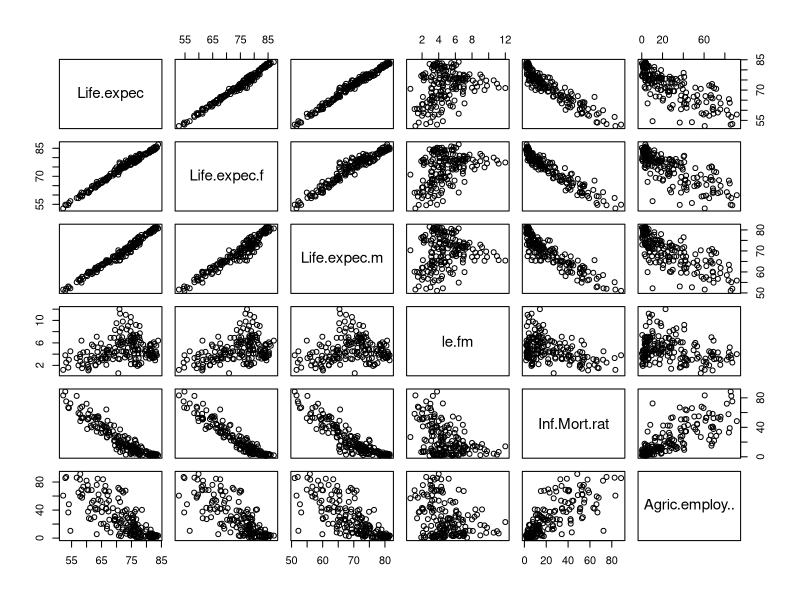
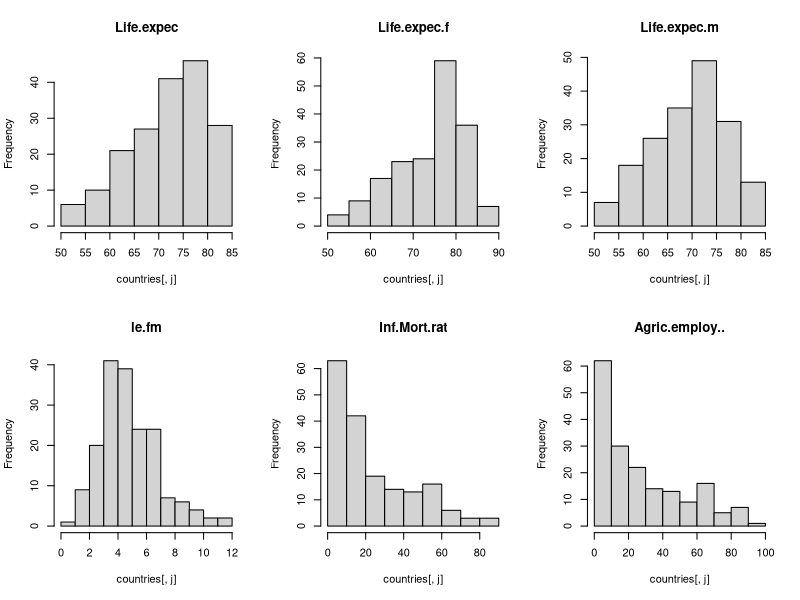
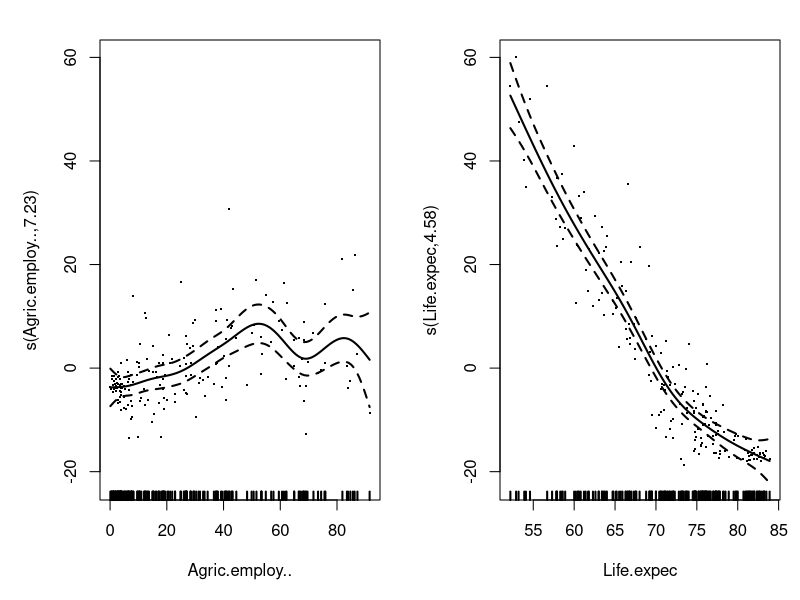
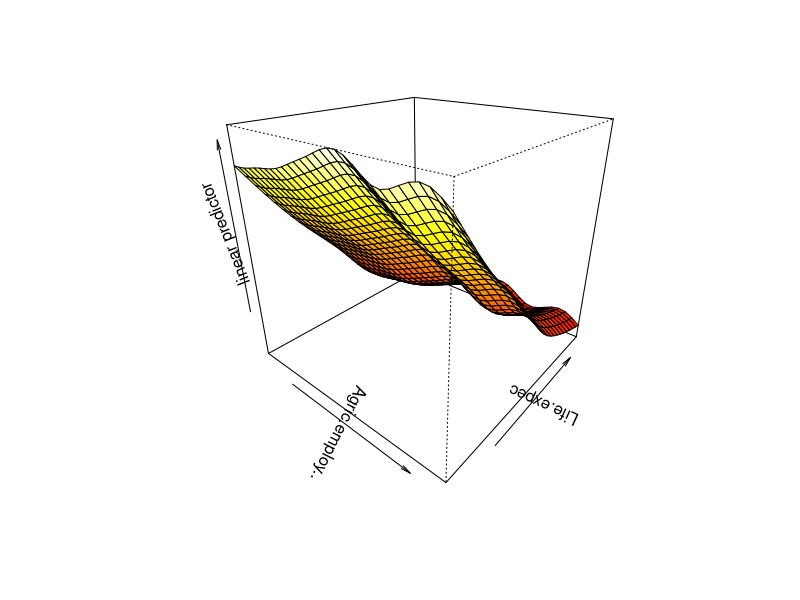
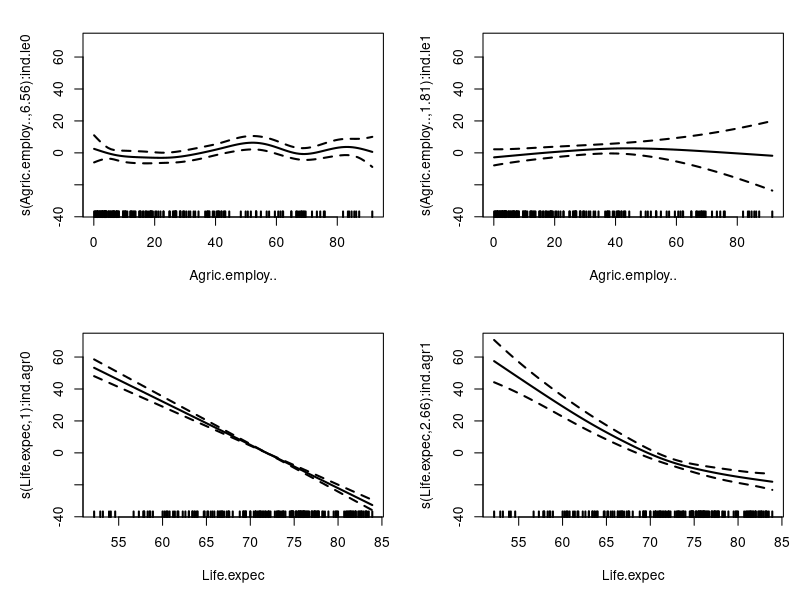
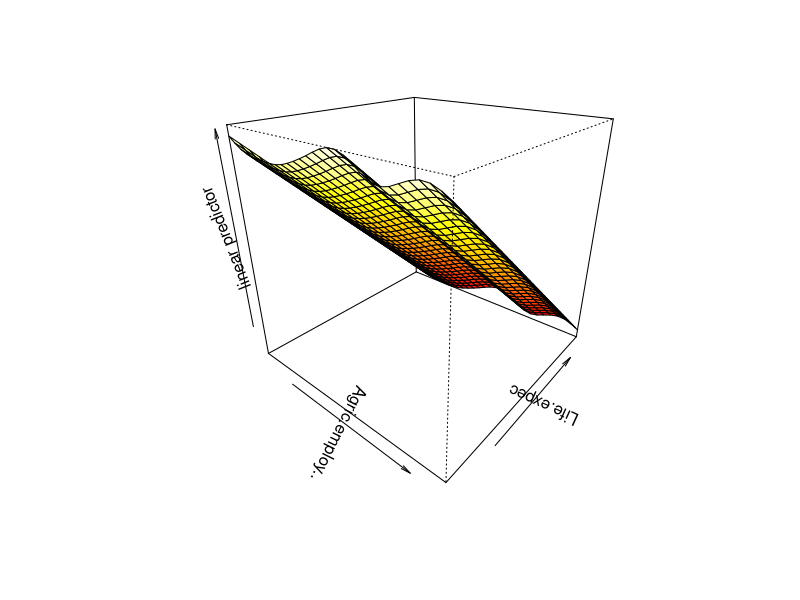
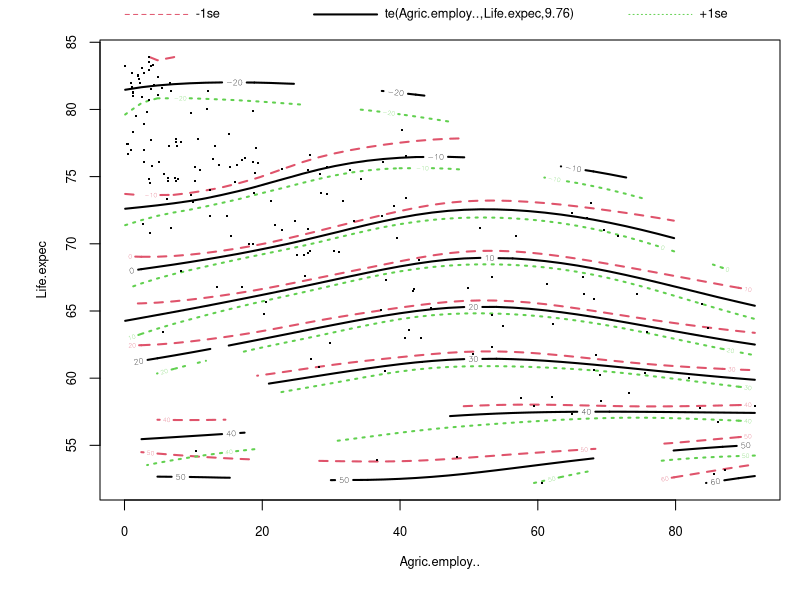
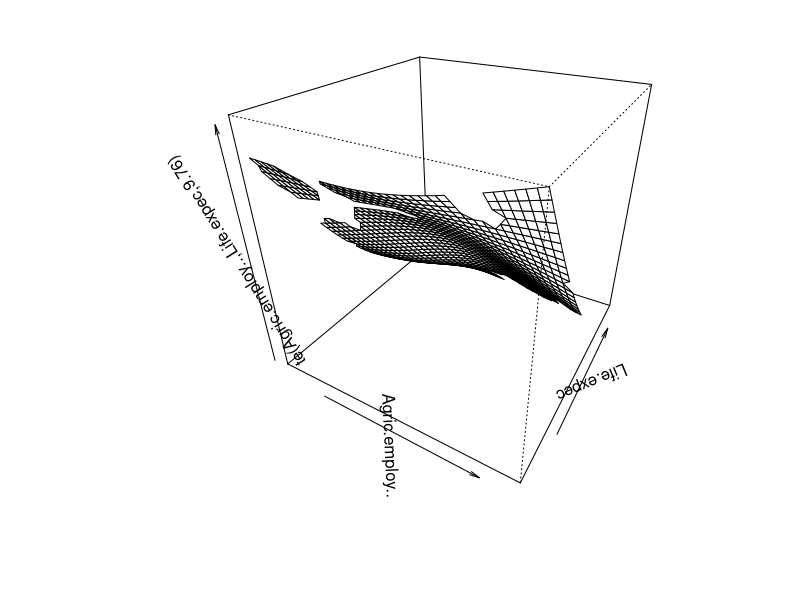

Source code (R) for these figures, in order:
## ---- chunk 1
knitr::opts_chunk$set(echo = TRUE)
## ---- chunk 2
countries<-read.csv2(file="HDI.2017.subset.csv",row.names = 1)
head(countries)
summary(countries)
plot(countries[,-1])
old.par<-par(mfrow=c(2,3))
for (j in 2:7) hist(countries[,j],main=names(countries)[j])
par(old.par)
## ---- chunk 3
apply(countries[,-1],2,sd)
## ---- chunk 4
apply(countries[,-1],2,function(x){diff(range(x))})
## ---- chunk 5
# cutting countries by the median
countries$ind.agr <- as.factor(as.numeric(
  countries$Agric.employ..< median(countries$Agric.employ..)
  ))
## ---- chunk 6
countries$ind.le <- as.factor(as.numeric(
  countries$Life.expec> median(countries$Life.expec)
  ))
## ---- chunk 7
attach(countries)
## ---- chunk 8
library(mgcv)
## ---- chunk 9
# Linear Model
am1.0 <- gam(Inf.Mort.rat ~ Agric.employ.. + Life.expec, data=countries)
summary(am1.0)
## ---- chunk 10
# Additive model 1
am1.1 <- gam(Inf.Mort.rat ~ s(Agric.employ..) + s(Life.expec), data=countries)
summary(am1.1)
plot(am1.1,pages=1,residuals=TRUE, shade=TRUE, cex=2, lwd=2)
vis.gam(am1.1,view=c("Agric.employ..","Life.expec"),
        theta = 40, phi = 25, r = sqrt(3), d = 1)
## ---- chunk 11
# Additive model 2
# by using by=inde.le we have 4 explanatory vars
am1.2 <- gam(Inf.Mort.rat ~ s(Agric.employ..,by=ind.le) + s(Life.expec,by=ind.agr), data=countries)
summary(am1.2)
plot(am1.2,pages=1,residuals=TRUE, shade=TRUE, cex=2, lwd=2)
vis.gam(am1.2,view=c("Agric.employ..","Life.expec"),
        theta = 40, phi = 25, r = sqrt(3), d = 1,)
## ---- chunk 12
# Additive model 3
am1.3 <- gam(Inf.Mort.rat ~ te(Agric.employ..,Life.expec), 
             data=countries)
summary(am1.3)
plot(am1.3,pages=1,residuals=TRUE, shade=TRUE, cex=2, lwd=2)
plot(am1.3,pages=1,scheme=TRUE)
vis.gam(am1.3,view=c("Agric.employ..","Life.expec"),
        theta = 40, phi = 25, r = sqrt(3), d = 1,)
## ---- chunk 13
# Additive model 4
am1.4 <- gam(Inf.Mort.rat ~ s(Agric.employ..) + Life.expec, data=countries)
summary(am1.4)
plot(am1.4,pages=1,residuals=TRUE, shade=TRUE, cex=2, lwd=2)
vis.gam(am1.4,view=c("Agric.employ..","Life.expec"), # view = indicate pairs of variables at which surface should be estimated, otherwise gam uses first 2 vars
        theta = 40, phi = 25, r = sqrt(3), d = 1,)
## ---- chunk 14
# Additive model 5
am1.5 <- gam(Inf.Mort.rat ~ s(Agric.employ..) + s(Life.expec) +
               ti(Agric.employ..,Life.expec), 
             data=countries)
summary(am1.5)
plot(am1.5,pages=1,residuals=TRUE, shade=TRUE, cex=2, lwd=2)
vis.gam(am1.5,view=c("Agric.employ..","Life.expec"),
        theta = 40, phi = 25, r = sqrt(3), d = 1,)
## ---- chunk 15
# Additive model 6
am1.6 <- gam(Inf.Mort.rat ~ Agric.employ.. + Life.expec + 
               ti(Agric.employ..,Life.expec), 
             data=countries)
summary(am1.6)
plot(am1.6,pages=1,residuals=TRUE, cex=2, lwd=2)
plot(am1.6,pages=1,residuals=TRUE,scheme=TRUE)
vis.gam(am1.6,view=c("Agric.employ..","Life.expec"),
        theta = 40, phi = 25, r = sqrt(3), d = 1,)
## ---- chunk 16
anova(am1.0,am1.1,test="F")
## ---- chunk 17
anova(am1.0,am1.2,test="F")
## ---- chunk 18
anova(am1.0,am1.3,test="F")
## ---- chunk 19
anova(am1.1,am1.2,test="F")
## ---- chunk 20
anova(am1.3,am1.1,test="F")
## ---- chunk 21
anova(am1.2,am1.3,test="F")
## ---- chunk 22
anova(am1.1,am1.5,test="F")
## ---- chunk 23
anova(am1.3,am1.5,test="F")
## ---- chunk 24
anova(am1.4,am1.1,test="F")
## ---- chunk 25
anova(am1.0,am1.4,test="F")
## ---- chunk 26
anova(am1.0,am1.6,test="F")
## ---- chunk 27
anova(am1.4,am1.6,test="F")
## ---- chunk 28
anova(am1.6,am1.3,test="F")
## ---- chunk 29
anova(am1.0, am1.4, am1.6, am1.3, am1.1, am1.2, am1.5,test="F")
## ---- chunk 30
anova(am1.0, am1.4, am1.6, am1.3, am1.1, am1.5,test="F")
## ---- chunk 31
summary(am1.1)
plot(am1.1,pages=1,residuals=TRUE, shade=TRUE, cex=2, lwd=2)
vis.gam(am1.1,view=c("Agric.employ..","Life.expec"),
        theta = 40, phi = 25, r = sqrt(3), d = 1)
vis.gam(am1.1,view=c("Agric.employ..","Life.expec"),
        theta = -25, phi = 25, r = sqrt(3), d = 1)
vis.gam(am1.1,view=c("Agric.employ..","Life.expec"),
        theta = -70, phi = 25, r = sqrt(3), d = 1)
## ---- chunk 32
gam.check(am1.1)
## ---- chunk 33
old.par<-par(mfrow=c(1,3))
hist(countries$Inf.Mort.rat, main='Inf.Mort.rat')
hist(countries$Agric.employ.., main='Agric.employ..')
plot(countries$Agric.employ.., countries$Inf.Mort.rat,
     xlab='Agric.employ..', ylab='Inf.Mort.rat')
par(old.par)
## ---- chunk 34
countries$log.Inf.Mort.rat <- log(countries$Inf.Mort.rat)
countries$sqrt.Agric.employ <- sqrt(countries$Agric.employ..)

old.par<-par(mfrow=c(1,3))
hist(countries$log.Inf.Mort.rat, main='log.Inf.Mort.rat')
hist(countries$sqrt.Agric.employ, main='sqrt.Agric.employ')
plot(countries$sqrt.Agric.employ, countries$log.Inf.Mort.rat,
     xlab='sqrt.Agric.employ', ylab='log.Inf.Mort.rat')
par(old.par)
## ---- chunk 35
gam1.0 <- gam(ind.agr ~ Life.expec + Inf.Mort.rat, data=countries,family=binomial) # GLM (logisitc regression)
summary(gam1.0)
## ---- chunk 36
gam1.0.1 <- gam(ind.agr ~ Life.expec, data=countries,family=binomial) # GLM (logisitc regression)
summary(gam1.0.1)
## ---- chunk 37
gam1.1 <- gam(ind.agr ~ s(Life.expec), data=countries,family=binomial)
summary(gam1.1)
plot(gam1.1,resid=TRUE)
plot(gam1.1,resid=FALSE, se=TRUE, 
     ylim=c(0,1),
     shift=gam1.1$coefficients[1], 
     trans=function(x){1/(1+exp(-x))}
     )
abline(h=c(0,1),col=8)
points(Life.expec,as.numeric(ind.agr)-1,col=2,pch=19)
## ---- chunk 38
gam1.3 <- gam(ind.agr ~ s(Inf.Mort.rat), data=countries,family=binomial)
summary(gam1.3)
plot(gam1.3,resid=T)
plot(gam1.3,resid=FALSE, se=TRUE, 
     ylim=c(0,1),
     shift=gam1.3$coefficients[1], 
     trans=function(x){1/(1+exp(-x))}
     )
abline(h=c(0,1),col=8)
points(Inf.Mort.rat,as.numeric(ind.agr)-1,col=2,pch=19)
## ---- chunk 39
gam1.4 <- gam(ind.agr ~ s(Life.expec) + s(Inf.Mort.rat), data=countries,family=binomial)
summary(gam1.4)
plot(gam1.4,pages=1,resid=T)

old.par <- par(mfrow=c(1,2))
plot(gam1.4,resid=FALSE, se=TRUE, select=1, 
     ylim=c(0,1),
     shift=gam1.4$coefficients[1], 
     trans=function(x){1/(1+exp(-x))}
     )
abline(h=c(0,1),col=8)
points(Life.expec,as.numeric(ind.agr)-1,col=2,pch=19)

plot(gam1.4,resid=FALSE, se=TRUE, select=2, 
     ylim=c(0,1),
     shift=gam1.4$coefficients[1], 
     trans=function(x){1/(1+exp(-x))}
     )
abline(h=c(0,1),col=8)
points(Inf.Mort.rat,as.numeric(ind.agr)-1,col=2,pch=19)
par(old.par)
## ---- chunk 40
gam1.5 <- gam(ind.agr ~ te(Life.expec,Inf.Mort.rat),
              data=countries,family=binomial)
summary(gam1.5)
plot(gam1.5,resid=T,cex=2)
plot(gam1.5,scheme=T)
## ---- chunk 41
anova(gam1.0.1,gam1.0,test="Chisq")
## ---- chunk 42
anova(gam1.0,gam1.4,test="Chisq")
## ---- chunk 43
anova(gam1.1,gam1.4,test="Chisq")
## ---- chunk 44
anova(gam1.3,gam1.4,test="Chisq")
## ---- chunk 45
anova(gam1.5,gam1.4,test="Chisq")
## ---- chunk 46
anova(gam1.0,gam1.5,test="Chisq")
## ---- chunk 47
anova(gam1.0,gam1.1,test="Chisq")
## ---- chunk 48
anova(gam1.1,gam1.5,test="Chisq")
## ---- chunk 49
anova(gam1.0.1,gam1.1,test="Chisq")
## ---- chunk 50
anova(gam1.0.1,gam1.0,gam1.1,gam1.3,gam1.5,gam1.4,test="Chisq")
## ---- chunk 51
anova(gam1.0.1,gam1.0,gam1.3,gam1.5,gam1.4,test="Chisq")
## ---- chunk 52
summary(am1.1)
plot(am1.1,pages=1,residuals=TRUE, shade=TRUE, cex=2, lwd=2)
vis.gam(am1.1,view=c("Agric.employ..","Life.expec"),
        theta = 40, phi = 25, r = sqrt(3), d = 1)
vis.gam(am1.1,view=c("Agric.employ..","Life.expec"),
        theta = -25, phi = 25, r = sqrt(3), d = 1)
vis.gam(am1.1,view=c("Agric.employ..","Life.expec"),
        theta = -70, phi = 25, r = sqrt(3), d = 1)
## ---- chunk 53
gam.check(am1.1)
## ---- chunk 54
le.fm.r <- round(le.fm)
